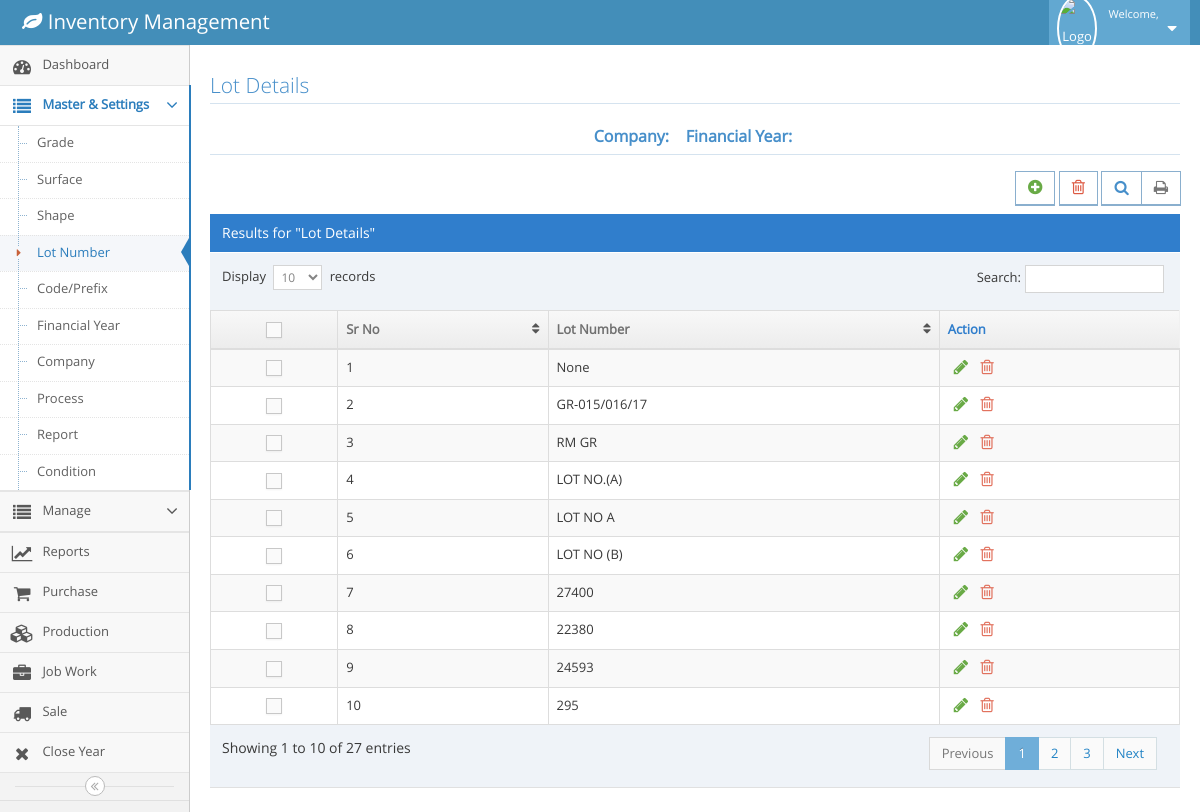
Screenshot of /lot.php (signed in) with the database file from the repository.
### tables this page shows
CREATE TABLE `lotno` (
  `id` int(11) NOT NULL,
  `lotNo` varchar(500) NOT NULL,
  `fyId` int(11) NOT NULL,
  `companyId` int(11) NOT NULL,
  `createdOn` timestamp NOT NULL DEFAULT CURRENT_TIMESTAMP
);

### lot.php (the view, shortened to what this page needs)
<!DOCTYPE html>
<?php
  include('config.php');
  $fy=$_SESSION['fy'];
  $company=$_SESSION['cname'];
?>
<html lang="en">
	<head>
		<link rel="stylesheet" href="assets/css/bootstrap.min.css" />
		<link rel="stylesheet" href="assets/font-awesome/4.5.0/css/font-awesome.min.css" />
		<link rel="stylesheet" href="assets/css/ace.min.css" class="ace-main-stylesheet" id="main-ace-style" />
		<link rel="stylesheet" href="assets/css/ace-skins.min.css" />
		<link rel="stylesheet" href="assets/css/ace-rtl.min.css" />
		<link rel="stylesheet" href="assets/css/jquery-confirm.css" />
	</head>
	<body class="no-skin">
		<?php include('navbar.php') ?>
		<div class="main-container ace-save-state" id="main-container">
			<?php include('menubar.php') ?>
			<div class="main-content">
				<div class="main-content-inner">
					<div class="page-content">
								<div class="row">
									<div class="col-xs-12">
										<h3 class="header smaller lighter blue">Lot Details</h3>
										<h5 class="header blue lighter bigger" align="center">
												<b>Company:&nbsp; <?php echo $company ?>  &nbsp;
												Financial Year:&nbsp; <?php echo $fy ?> </b>
											</h5>
										<div class="clearfix">
											<div class="pull-right tableTools-container">
												<div class="btn btn-white btn-primary btn-bold">
													<a class="blue" href="#" data-toggle="tooltip" title="Add" id="myBtn" class="btn btn-primary btn-lg" data-toggle="modal" data-target="#myModal">
														<i class="ace-icon fa fa-plus-circle bigger-120 green"></i>
													</a>
												</div>
												<div class="btn btn-white btn-primary btn-bold">
													<a class="blue" href="" data-toggle="tooltip" title="Delete">
														<i class="ace-icon fa fa-trash-o bigger-120 red"></i>
													</a>
												</div>
											</div>
										</div>
										<div class="table-header">
											Results for "Lot Details"
										</div>
										<div>
											<table id="dynamic-table" class="table table-striped table-bordered table-hover">
												<thead>
													<tr>
														<th class="center">
															<label class="pos-rel">
																<span class="lbl"></span>
															</label>
														</th>
														<th>Sr No</th>
														<th>Lot Number</th>
														<th>Action</th>
													</tr>
												</thead>
												<tbody>
													<?php
									            		$query=mysqli_query($conn,"select * from lotno");
															$count=0;
															while($row=mysqli_fetch_array($query))
															{
																$count++;
																$id=$row['id'];
																$lotno=$row['lotNo'];
															?>
													<tr>
														<td class="center">
															<label class="pos-rel">
																<span class="lbl"></span>
															</label>
														</td>
														<td><?php echo $count;?></td>
														<td class="editableColumns" id="<?php echo $id;?>">
															<?php echo $lotno;?>
														</td>
														<td>
															<div class="hidden-sm hidden-xs action-buttons">
																<button class="green" style="background-color: Transparent; border: none;outline:none;" data-toggle="tooltip" title="Edit">
																	<i class="ace-icon fa fa-pencil bigger-130"></i>
																</button>
																<a class="red" data-toggle="tooltip" title="Delete" href="deletelot.php?id=<?php echo $id;?>">
																	<i class="ace-icon fa fa-trash-o bigger-130"></i>
																</a>
															</div>
														</td>
													</tr>
													<?php
													}
												?>
													</tbody>
												</table>
											</div>
										</div>
									</div>
							</div>
						</div>
					</div>
		</div>
	</body>
</html>

### rows the page displays
lotno: lotNo "None"
lotno: lotNo "GR-015/016/17"
lotno: lotNo "RM GR"
lotno: lotNo "LOT NO.(A)"
lotno: lotNo "LOT NO A"
lotno: lotNo "LOT NO (B)"
lotno: lotNo "27400"
lotno: lotNo "22380"
lotno: lotNo "24593"
lotno: lotNo "295"
